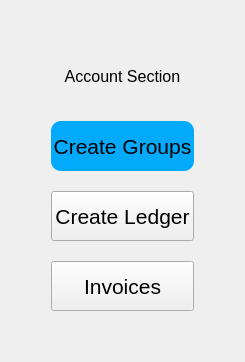
          <widget class="QWidget" name="account_section">
           <layout class="QGridLayout" name="gridLayout_8">
            <property name="horizontalSpacing">
             <number>15</number>
            </property>
            <property name="verticalSpacing">
             <number>20</number>
            </property>
            <item row="7" column="1">
             <spacer name="verticalSpacer_3">
              <property name="orientation">
               <enum>Qt::Vertical</enum>
              </property>
              <property name="sizeHint" stdset="0">
               <size>
                <width>20</width>
                <height>40</height>
               </size>
              </property>
             </spacer>
            </item>
            <item row="1" column="1">
             <widget class="QLabel" name="label_2">
              <property name="minimumSize">
               <size>
                <width>50</width>
                <height>50</height>
               </size>
              </property>
              <property name="maximumSize">
               <size>
                <width>500</width>
                <height>500</height>
               </size>
              </property>
              <property name="font">
               <font>
                <family>MS Shell Dlg 2</family>
                <pointsize>12</pointsize>
                <weight>50</weight>
                <italic>false</italic>
                <bold>false</bold>
               </font>
              </property>
              <property name="text">
               <string>Account Section</string>
              </property>
              <property name="scaledContents">
               <bool>true</bool>
              </property>
              <property name="alignment">
               <set>Qt::AlignCenter</set>
              </property>
              <property name="wordWrap">
               <bool>true</bool>
              </property>
             </widget>
            </item>
            <item row="4" column="1">
             <widget class="QPushButton" name="CreateGroup">
              <property name="minimumSize">
               <size>
                <width>50</width>
                <height>50</height>
               </size>
              </property>
              <property name="maximumSize">
               <size>
                <width>500</width>
                <height>500</height>
               </size>
              </property>
              <property name="font">
               <font>
                <family>MS Shell Dlg 2</family>
                <pointsize>16</pointsize>
                <weight>50</weight>
                <italic>false</italic>
                <bold>false</bold>
               </font>
              </property>
              <property name="styleSheet">
               <string notr="true">QPushButton{
background:#03a9fa;
border-radius:10px;
}</string>
              </property>
              <property name="text">
               <string>Create Groups</string>
              </property>
             </widget>
            </item>
            <item row="5" column="1">
             <widget class="QPushButton" name="CreateLedger">
              <property name="minimumSize">
               <size>
                <width>50</width>
                <height>50</height>
               </size>
              </property>
              <property name="maximumSize">
               <size>
                <width>500</width>
                <height>500</height>
               </size>
              </property>
              <property name="font">
               <font>
                <family>MS Shell Dlg 2</family>
                <pointsize>16</pointsize>
                <weight>50</weight>
                <italic>false</italic>
                <bold>false</bold>
               </font>
              </property>
              <property name="text">
               <string>Create Ledger</string>
              </property>
             </widget>
            </item>
            <item row="1" column="0">
             <spacer name="horizontalSpacer_7">
              <property name="orientation">
               <enum>Qt::Horizontal</enum>
              </property>
              <property name="sizeHint" stdset="0">
               <size>
                <width>40</width>
                <height>20</height>
               </size>
              </property>
             </spacer>
            </item>
            <item row="6" column="1">
             <widget class="QPushButton" name="Invoices">
              <property name="minimumSize">
               <size>
                <width>50</width>
                <height>50</height>
               </size>
              </property>
              <property name="maximumSize">
               <size>
                <width>500</width>
                <height>500</height>
               </size>
              </property>
              <property name="font">
               <font>
                <family>MS Shell Dlg 2</family>
                <pointsize>16</pointsize>
                <weight>50</weight>
                <italic>false</italic>
                <bold>false</bold>
               </font>
              </property>
              <property name="text">
               <string>Invoices</string>
              </property>
             </widget>
            </item>
            <item row="1" column="2">
             <spacer name="horizontalSpacer_8">
              <property name="orientation">
               <enum>Qt::Horizontal</enum>
              </property>
              <property name="sizeHint" stdset="0">
               <size>
                <width>40</width>
                <height>20</height>
               </size>
              </property>
             </spacer>
            </item>
            <item row="0" column="1">
             <spacer name="verticalSpacer_4">
              <property name="orientation">
               <enum>Qt::Vertical</enum>
              </property>
              <property name="sizeHint" stdset="0">
               <size>
                <width>20</width>
                <height>40</height>
               </size>
              </property>
             </spacer>
            </item>
           </layout>
          </widget>
